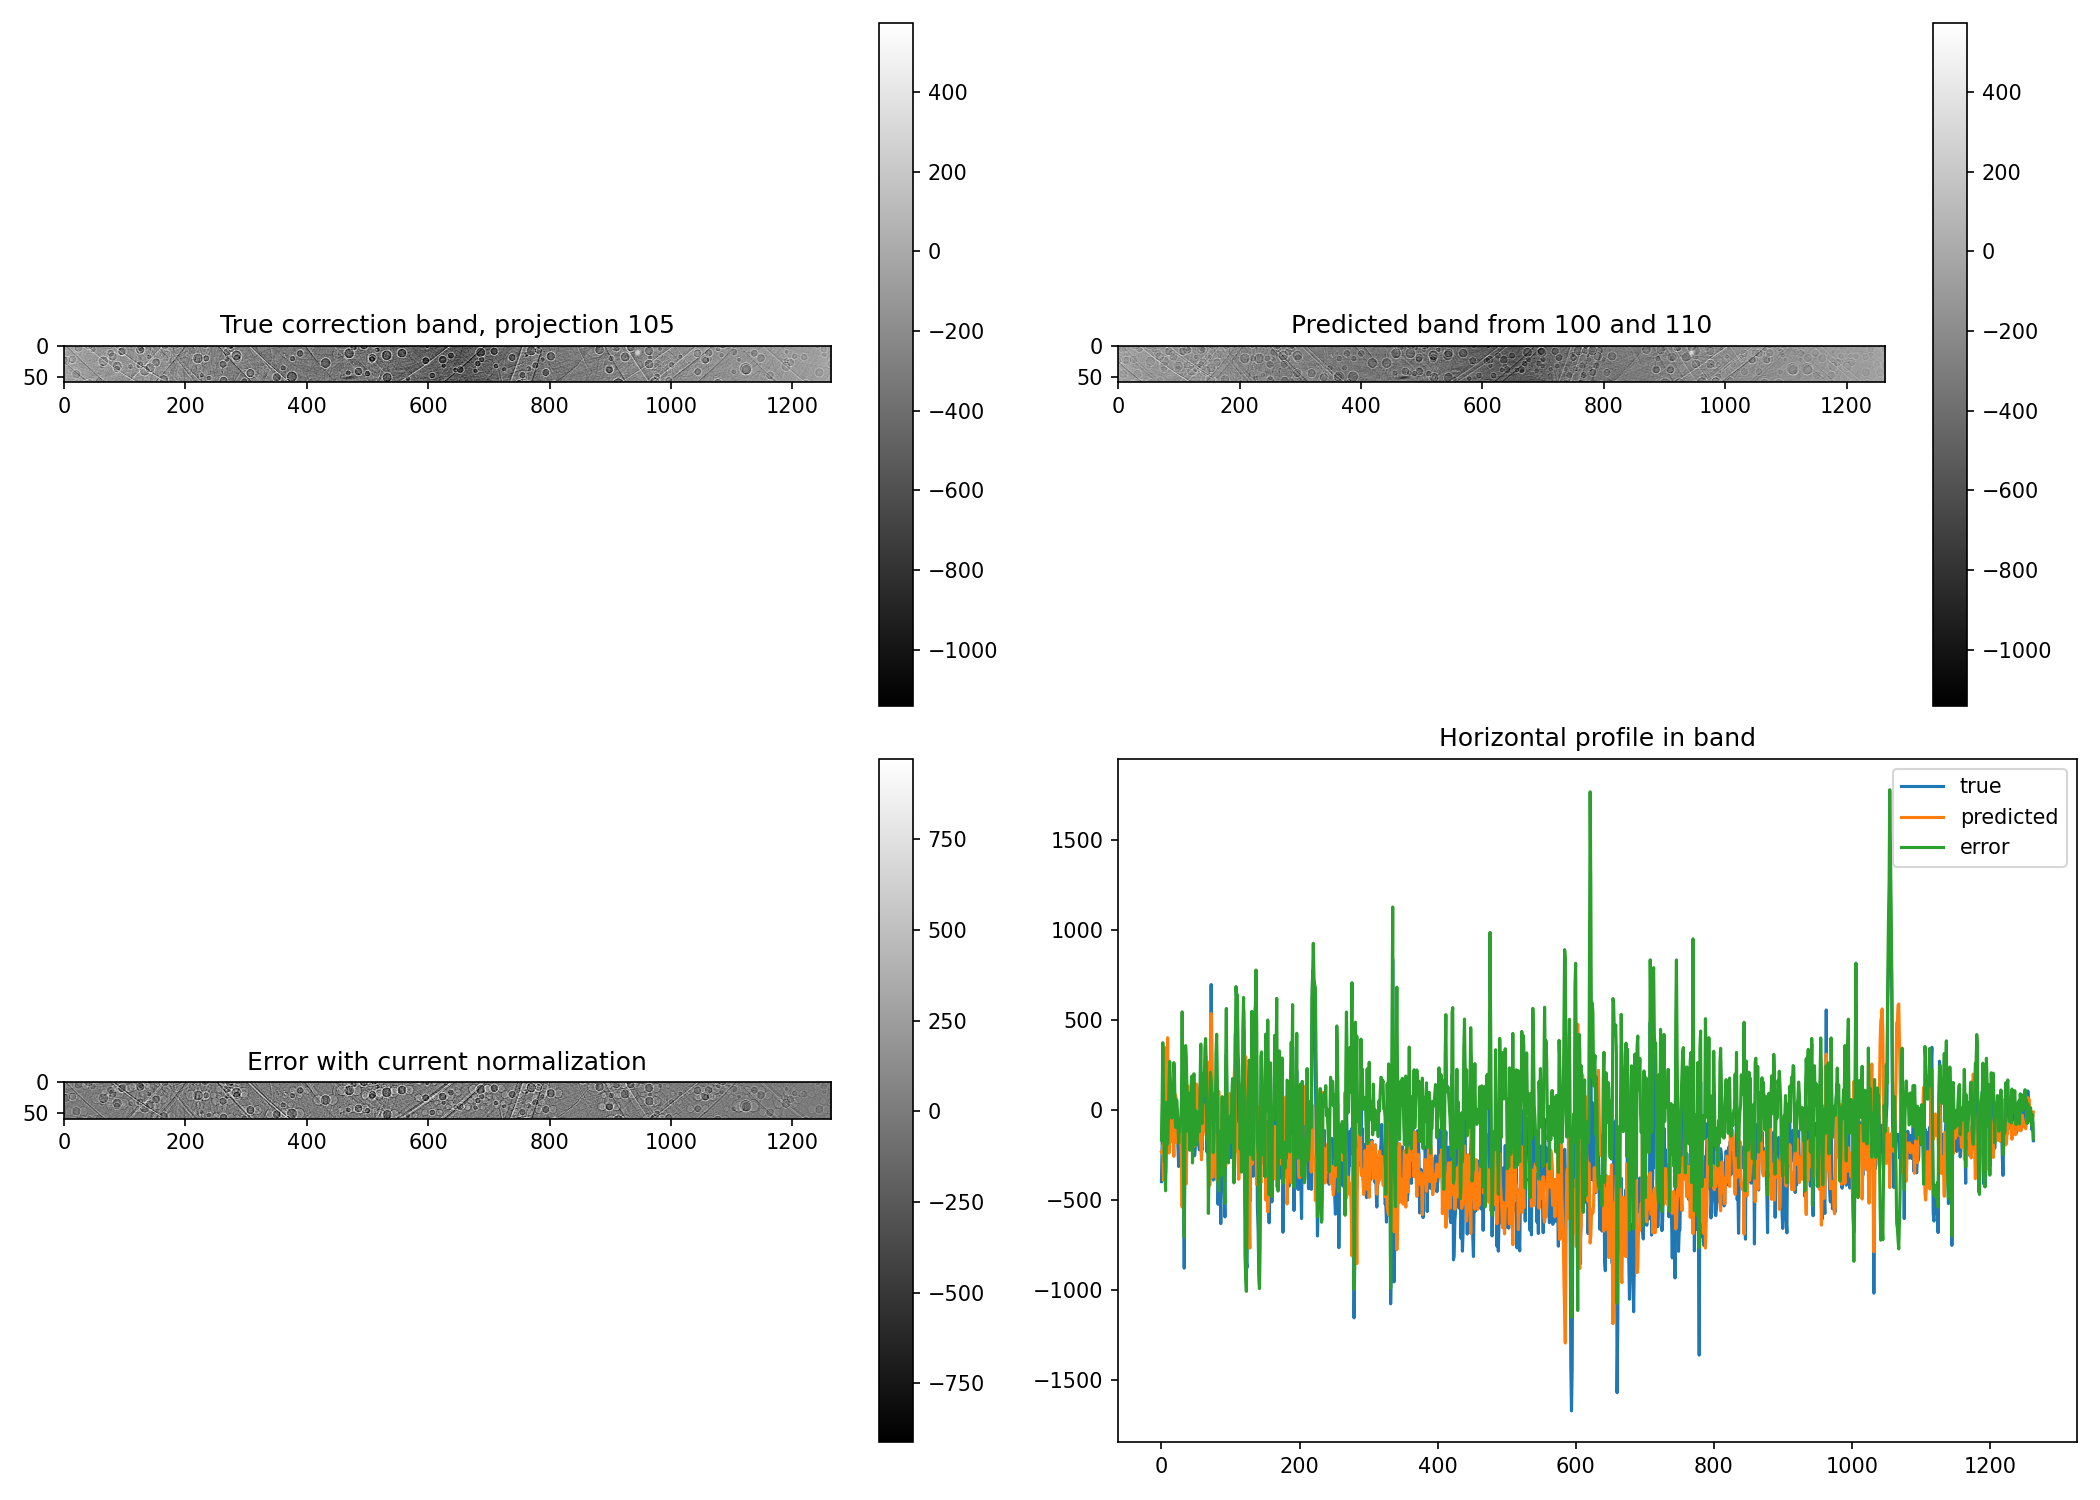

This figure's Python source:
import json
from pathlib import Path

import h5py
import numpy as np

import matplotlib
matplotlib.use("Agg")
import matplotlib.pyplot as plt

from diffusion_digest_copy import deconvolve_simple

# --------------------------------------------------
# 1. Parameters
# --------------------------------------------------

scan_dir = Path(
    "/data/scisofttmp/mirone/Rana/reco/"
    "automaticSession_ConcatenateToHeliScanScript_concatenated.etf"
)

path_proj = scan_dir / "projections.h5"
path_dark = scan_dir / "dark.h5"
path_params = scan_dir / "diffusion_parameters.json"

ia = 100
i_mid = 105
ib = 110

band_height = 60

# --------------------------------------------------
# 2. Read diffusion parameters
# --------------------------------------------------

with open(path_params, "r") as f:
    params = json.load(f)

scale_l = np.asarray(params["scale_l"], dtype=np.float32)
fraction = np.asarray(params["fraction"], dtype=np.float32)

replica_shift_x = int(params["replica_shift_x"])
replica_shift_y = int(params["replica_shift_y"])
replica_factor = float(params["replica_factor"])

mask_border = int(params["mask_border"])
mask_border_v = int(params["mask_border_v"])

# --------------------------------------------------
# 3. Read dark
# --------------------------------------------------

with h5py.File(path_dark, "r") as f_dark:
    dark = f_dark["data"][:].astype(np.float32)

# --------------------------------------------------
# 4. Function: compute full correction for one projection
# --------------------------------------------------

def compute_difference_for_projection(iproj):
    with h5py.File(path_proj, "r") as f_proj:
        radio = f_proj["data"][iproj].astype(np.float32)
        current = float(f_proj["framewise/control"][iproj])

    signal = radio - dark

    corrected = deconvolve_simple(
        signal,
        scale_l=scale_l,
        fraction=fraction,
        replica_shift_x=replica_shift_x,
        replica_shift_y=replica_shift_y,
        replica_factor=replica_factor,
        mask_border=mask_border,
        mask_border_v=mask_border_v,
    )

    difference = signal - corrected

    return signal, corrected, difference, current

# --------------------------------------------------
# 5. Compute full corrections for ia, i_mid, ib
# --------------------------------------------------

signal_a, corrected_a, diff_a, current_a = compute_difference_for_projection(ia)
signal_mid, corrected_mid, diff_mid, current_mid = compute_difference_for_projection(i_mid)
signal_b, corrected_b, diff_b, current_b = compute_difference_for_projection(ib)

# --------------------------------------------------
# 6. Interpolate correction in projection index
# --------------------------------------------------

t = (i_mid - ia) / (ib - ia)

diff_pred_naive = (1.0 - t) * diff_a + t * diff_b

# --------------------------------------------------
# 7. Interpolate with current normalization
# --------------------------------------------------

diff_a_norm = diff_a / current_a
diff_b_norm = diff_b / current_b

diff_pred_norm = (1.0 - t) * diff_a_norm + t * diff_b_norm
diff_pred_current = diff_pred_norm * current_mid

# --------------------------------------------------
# 8. Compare with true full correction of i_mid
# --------------------------------------------------

error_naive = diff_mid - diff_pred_naive
error_current = diff_mid - diff_pred_current

# --------------------------------------------------
# 9. Extract horizontal band around the center
# --------------------------------------------------

height, width = diff_mid.shape
center_y = height // 2

y0 = center_y - band_height // 2
y1 = center_y + band_height // 2

band_true = diff_mid[y0:y1, :]
band_pred_naive = diff_pred_naive[y0:y1, :]
band_pred_current = diff_pred_current[y0:y1, :]

band_error_naive = error_naive[y0:y1, :]
band_error_current = error_current[y0:y1, :]

# --------------------------------------------------
# 10. Metrics
# --------------------------------------------------

def metrics(error):
    rmse = np.sqrt(np.mean(error**2))
    mae = np.mean(np.abs(error))
    max_error = np.max(np.abs(error))
    return rmse, mae, max_error

rmse_naive, mae_naive, max_naive = metrics(band_error_naive)
rmse_current, mae_current, max_current = metrics(band_error_current)

print("Projection interpolation test")
print("ia =", ia)
print("i_mid =", i_mid)
print("ib =", ib)
print("t =", t)

print()
print("Currents:")
print("current_a =", current_a)
print("current_mid =", current_mid)
print("current_b =", current_b)

print()
print("Band:")
print("y0 =", y0)
print("y1 =", y1)
print("band shape =", band_true.shape)

print()
print("Naive interpolation error on band:")
print("RMSE =", rmse_naive)
print("MAE  =", mae_naive)
print("Max  =", max_naive)

print()
print("Current-normalized interpolation error on band:")
print("RMSE =", rmse_current)
print("MAE  =", mae_current)
print("Max  =", max_current)

# --------------------------------------------------
# 11. Save HDF5
# --------------------------------------------------

with h5py.File("14_projection_interpolation_band.h5", "w") as f:
    f.create_dataset("diff_a", data=diff_a.astype(np.float32))
    f.create_dataset("diff_mid_true", data=diff_mid.astype(np.float32))
    f.create_dataset("diff_b", data=diff_b.astype(np.float32))

    f.create_dataset("diff_pred_naive", data=diff_pred_naive.astype(np.float32))
    f.create_dataset("diff_pred_current", data=diff_pred_current.astype(np.float32))

    f.create_dataset("error_naive", data=error_naive.astype(np.float32))
    f.create_dataset("error_current", data=error_current.astype(np.float32))

    f.create_dataset("band_true", data=band_true.astype(np.float32))
    f.create_dataset("band_pred_naive", data=band_pred_naive.astype(np.float32))
    f.create_dataset("band_pred_current", data=band_pred_current.astype(np.float32))
    f.create_dataset("band_error_naive", data=band_error_naive.astype(np.float32))
    f.create_dataset("band_error_current", data=band_error_current.astype(np.float32))

    f.attrs["ia"] = ia
    f.attrs["i_mid"] = i_mid
    f.attrs["ib"] = ib
    f.attrs["t"] = t
    f.attrs["current_a"] = current_a
    f.attrs["current_mid"] = current_mid
    f.attrs["current_b"] = current_b
    f.attrs["band_y0"] = y0
    f.attrs["band_y1"] = y1

# --------------------------------------------------
# 12. Save summary figure
# --------------------------------------------------

vmin = np.percentile(band_true, 1)
vmax = np.percentile(band_true, 99)

err_vmin = np.percentile(band_error_current, 1)
err_vmax = np.percentile(band_error_current, 99)

plt.figure(figsize=(14, 10))

plt.subplot(2, 2, 1)
plt.imshow(band_true, cmap="gray", vmin=vmin, vmax=vmax)
plt.title("True correction band, projection 105")
plt.colorbar()

plt.subplot(2, 2, 2)
plt.imshow(band_pred_current, cmap="gray", vmin=vmin, vmax=vmax)
plt.title("Predicted band from 100 and 110")
plt.colorbar()

plt.subplot(2, 2, 3)
plt.imshow(band_error_current, cmap="gray", vmin=err_vmin, vmax=err_vmax)
plt.title("Error with current normalization")
plt.colorbar()

plt.subplot(2, 2, 4)
center_band_y = band_height // 2
plt.plot(band_true[center_band_y, :], label="true")
plt.plot(band_pred_current[center_band_y, :], label="predicted")
plt.plot(band_error_current[center_band_y, :], label="error")
plt.title("Horizontal profile in band")
plt.legend()

plt.tight_layout()
plt.savefig("14_projection_interpolation_band.png", dpi=150)

print()
print("Saved:")
print("14_projection_interpolation_band.h5")
print("14_projection_interpolation_band.png")
